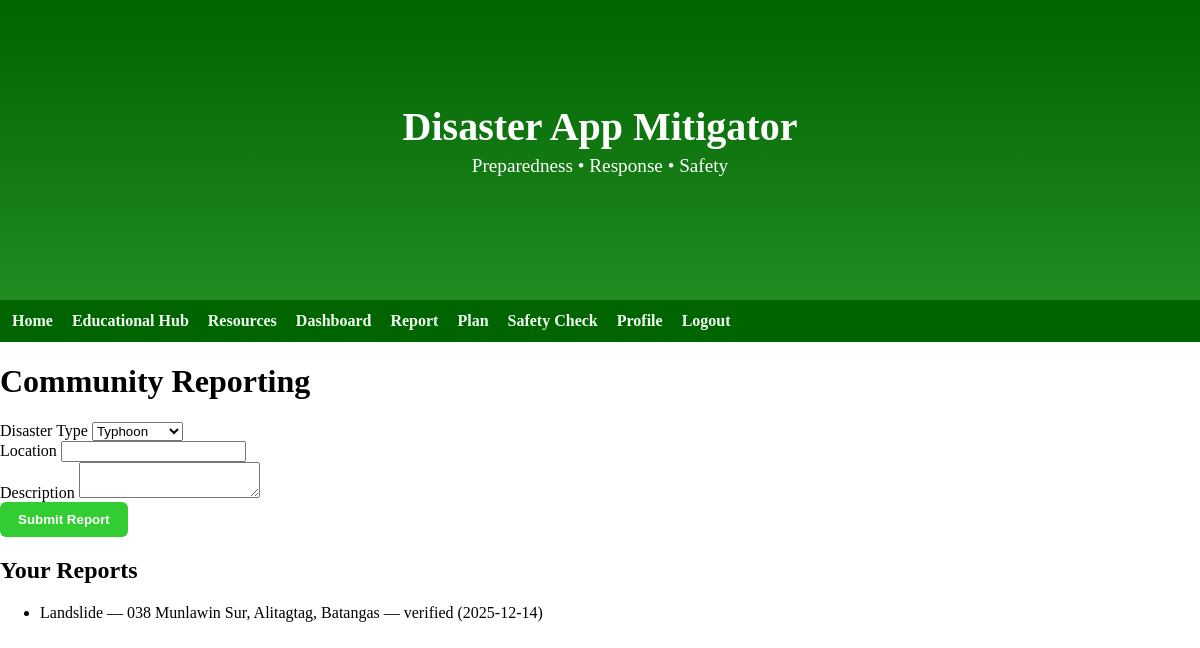
Page /communityreport (signed in) on the committed database.
### python/models.py (models this page shows)
class CommunityReport(db.Model):
    __tablename__ = "community_report"
    id = db.Column(db.Integer, primary_key=True)
    user_id = db.Column(db.Integer, db.ForeignKey("user.id"), nullable=False)
    disaster_type = db.Column(db.String(100), nullable=False)
    location = db.Column(db.String(255), nullable=False)
    description = db.Column(db.Text, nullable=False)
    status = db.Column(db.String(50), default="pending", nullable=False)  # pending, verified, resolved
    verified_by_admin_id = db.Column(db.Integer, db.ForeignKey("user.id"))
    created_at = db.Column(db.DateTime, default=datetime.utcnow)
    user = db.relationship("User", foreign_keys=[user_id])
    verified_by_admin = db.relationship("User", foreign_keys=[verified_by_admin_id])

### app.py (the view, shortened to what this page needs)
@app.route("/communityreport", methods=["GET", "POST"])
@login_required
def communityreport():
    form = ReportForm()
    my_reports = CommunityReport.query.filter_by(user_id=session["user_id"]).order_by(CommunityReport.created_at.desc()).all()
    return render_template("communityreport.html", form=form, my_reports=my_reports)

### python/forms.py
class ReportForm(FlaskForm):
    disaster_type = SelectField("Disaster Type", choices=[
        ("Typhoon", "Typhoon"), ("Flood", "Flood"), ("Earthquake", "Earthquake"),
        ("Fire", "Fire"), ("Landslide", "Landslide"), ("Other", "Other")
    ], validators=[DataRequired()])
    location = StringField("Location", validators=[DataRequired(), Length(max=255)])
    description = TextAreaField("Description", validators=[DataRequired()])
    submit = SubmitField("Submit Report")

### python/utils.py (called while the page is built)
def login_required(f):
    @wraps(f)
    def decorated_function(*args, **kwargs):
        if not session.get("user_id"):
            flash("Please log in to access this page.")
            return redirect(url_for("login"))
        return f(*args, **kwargs)
    return decorated_function

### templates/communityreport.html (shortened to what this page needs)
{% extends "base.html" %}
{% block content %}
  <h1>Community Reporting</h1>
  <form method="post">
    <div>{{ form.disaster_type.label }} {{ form.disaster_type() }}</div>
    <div>{{ form.location.label }} {{ form.location() }}</div>
    <div>{{ form.description.label }} {{ form.description() }}</div>
    <div>{{ form.submit() }}</div>
  </form>
  <h2>Your Reports</h2>
  <ul>
    {% for r in my_reports %}
      <li>{{ r.disaster_type }} — {{ r.location }} — {{ r.status }} ({{ r.created_at.strftime("%Y-%m-%d") }})</li>
    {% else %}
      <li>No reports yet.</li>
    {% endfor %}
  </ul>
{% endblock %}

### static/css/style.css (style rules this page uses)
body, .navbar { margin: 0; padding: 0; }
button, input[type="submit"] { background: #a0522d; color: #fff8dc; border: none; padding: 10px 18px; border-radius: 20px; cursor: pointer; font-weight: bold; }
body::before { content: ""; position: fixed; top: 0; left: 0; right: 0; bottom: 0; background: rgba(255, 255, 255, 0.6); z-index: -1; }
button, input[type="submit"] { background-color: #32cd32; color: white; border: none; padding: 10px 18px; border-radius: 6px; cursor: pointer; font-weight: bold; }

### rows in the picture
CommunityReport: disaster_type "Landslide", location "038 Munlawin Sur, Alitagtag, Batangas", status "verified", created_at "2025-12-14"
